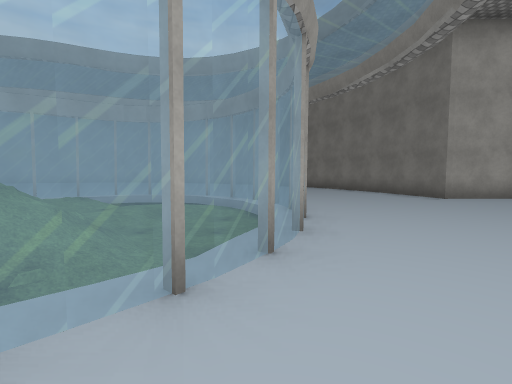
View 1 (above)

22 first-person views from a walk through a Unity game level. The camera is 1.4 m above the floor, tilts 4° down and sees 85° across. The floor is counted in squares, 2 m on a side. Each view is taken from the middle of a square. On the plan, view 1 faces up. The plan holds only what a view shows up to about 9 squares ahead; the rest is blank. The place goes on beyond the plan. The player is left out. Some surface patterns are stand-ins.

View 2
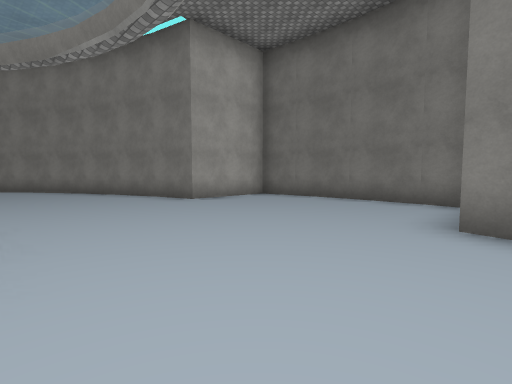

View 3
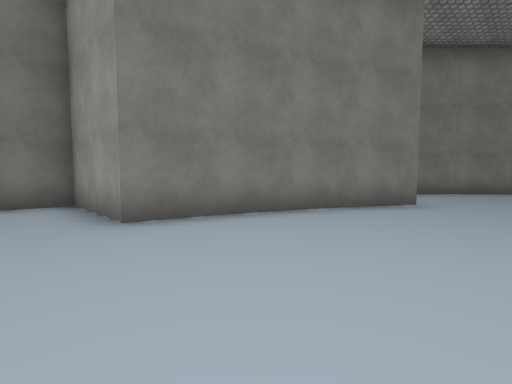

View 4
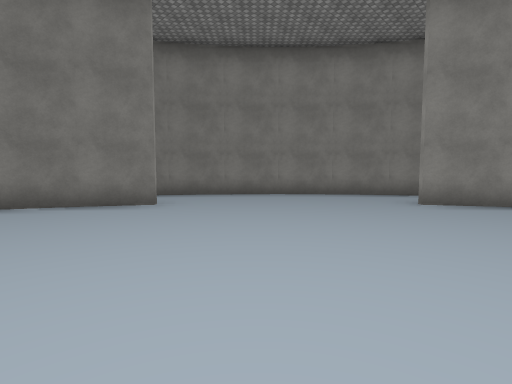

View 5
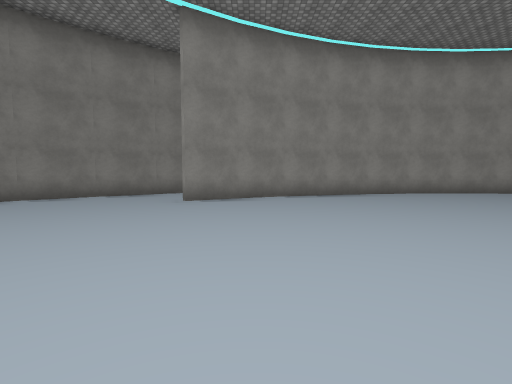

View 6
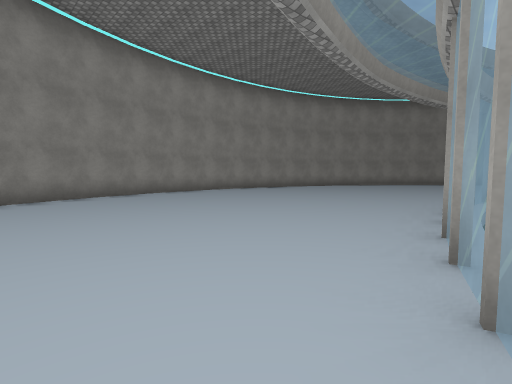

View 7
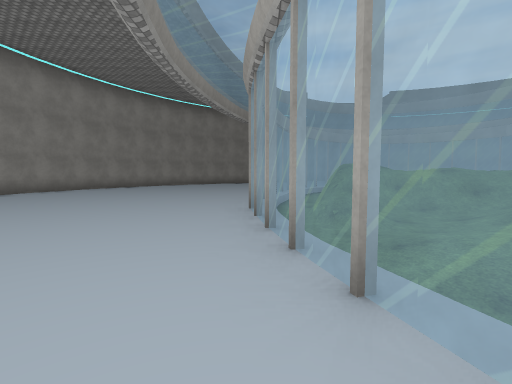

View 8
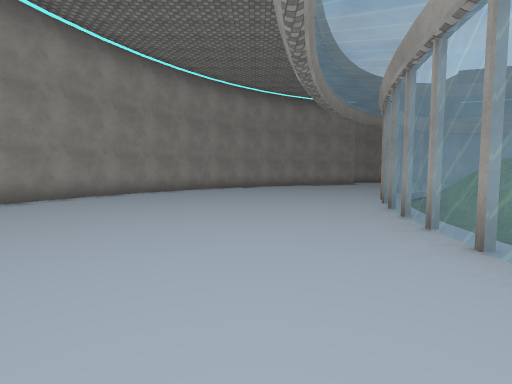

View 9
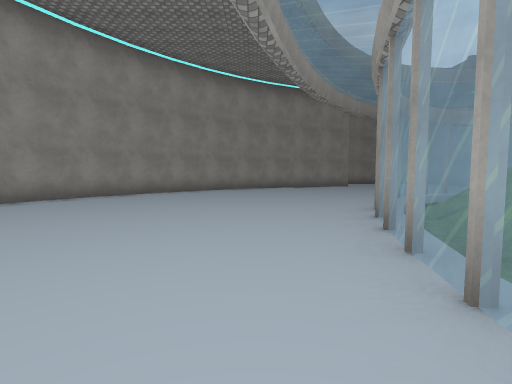

View 10
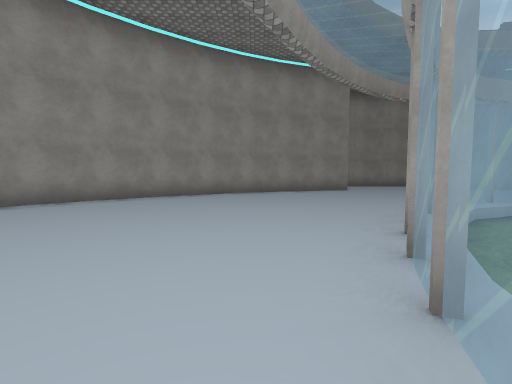

View 11
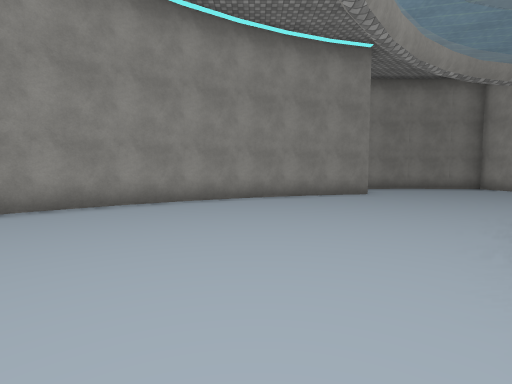

View 12
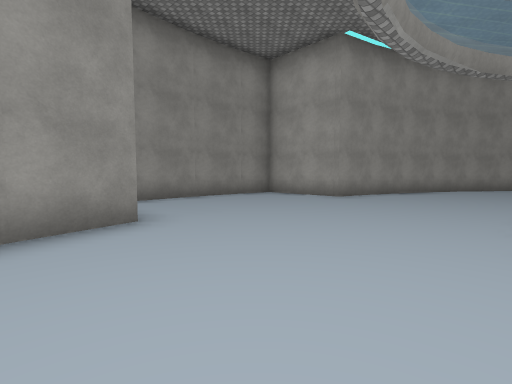

View 13
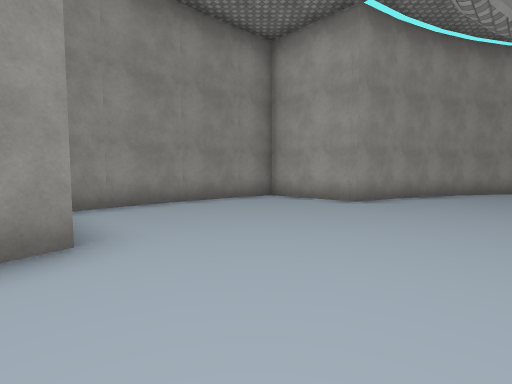

View 14
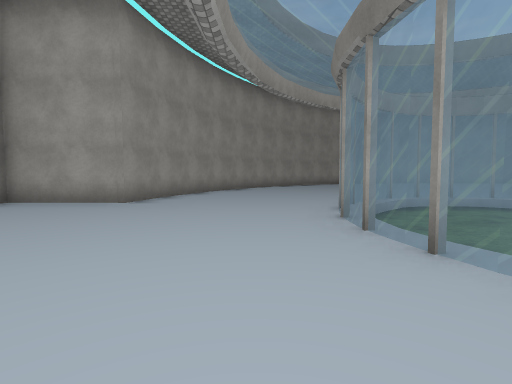

View 15
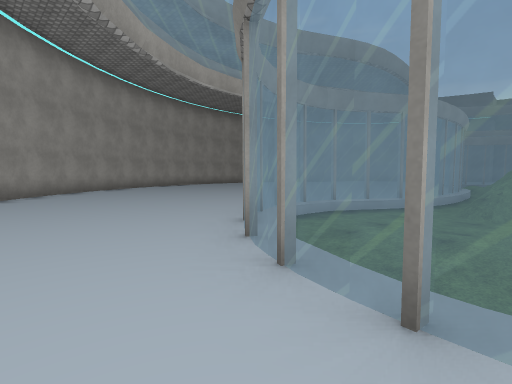

View 16
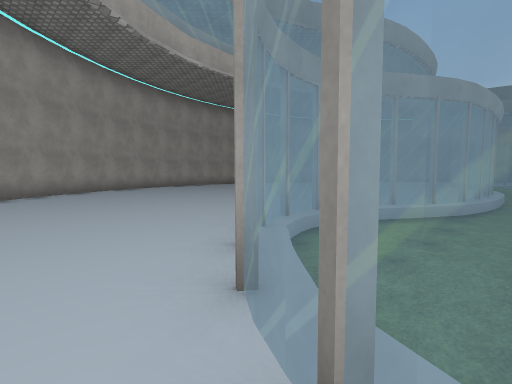

View 17
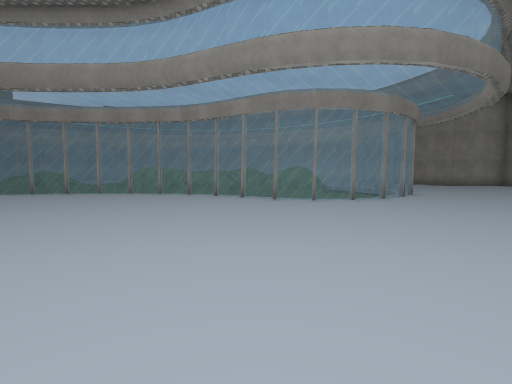

View 18
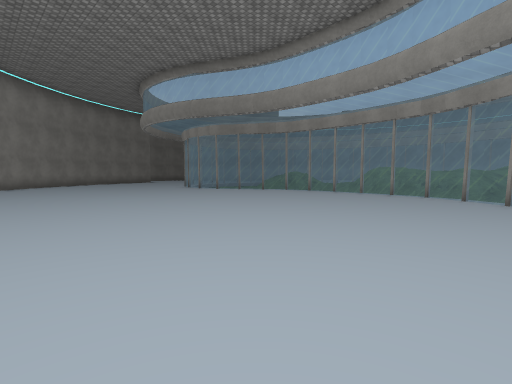

View 19
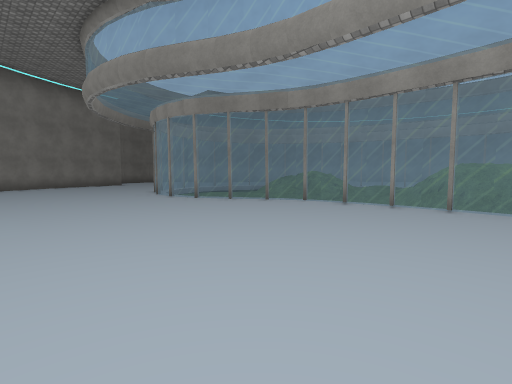

View 20
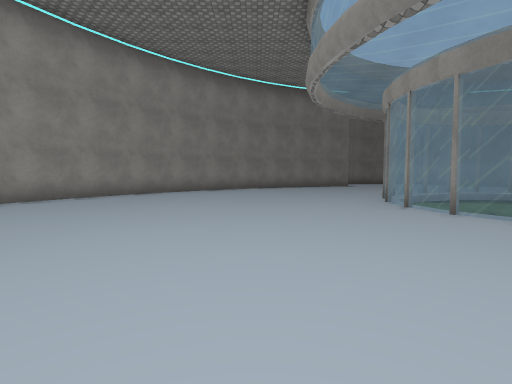

View 21
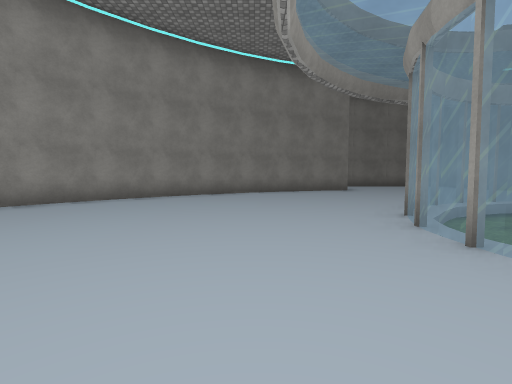

View 22
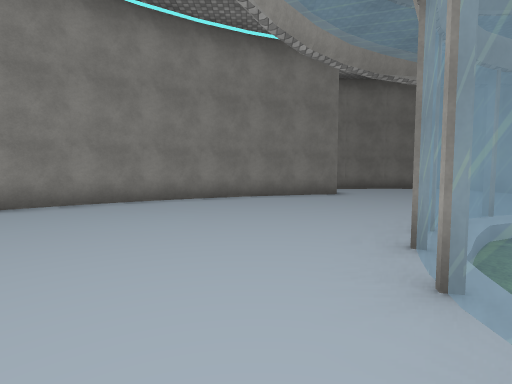

### Floor plan
Key: @ floor where view 1 was taken; # wall or solid block; . main floor; : floor 0.25 m higher than the main floor; - floor 0.25 m lower than the main floor; + floor 0.5 m higher than the main floor; _ floor 0.5 m lower than the main floor; * floor 0.75 m higher than the main floor; % floor 1 m higher than the main floor; & floor 1.25 m higher than the main floor; $ floor 1.5 m higher than the main floor; = window, fence, low wall or low ledge.
Columns run from 27 left of view 1 to 8 right of it. Each row starts with its distance up from view 1.
 18                         ###
 17         ##             ...##
 16        ##..  ..............##
 15       ##....................##
 14      ##......................##
 13     ##........................##
 12     #..........................#
 11    ##..........................##
 10    #............................#
  9    #.......=............=.......#
  8 ####.....==_==........==_==.....####
  7 #.......=_____========..---=.......#
  6 #.......=_-___.=###__#=_--_=.......#
  5 #.......=__.__*####.=#  -__=.......#
  4 #.......=_    &$&**:    =-_=.......#
  3 #.......=_    &$+-:     %:_=.......#
  2 #  #.....=:%  $*-_-.     -==....####
  1    #.....= -=##+___-.      .....#
  0    # ......====_.:-_.:     @... #
 -1     #........===____=== .......#
 -2     #...........====...........#
 -3     ##........................##
 -4      ##.........................
 -5       # .........................#
 -6          .......................##
 -7         ##.....................##
 -8          ##..............#....##
 -9           ### .. ..... ###...##
-10              ##     ###   ..##
-11                            ##

Where each view was taken, in squares from view 1:
view 1: 0 up, 0 right, facing up
view 2: 1 up, 1 right, facing up-right
view 3: 3 up, 1 right, facing down-right
view 4: 1 down, 3 left, facing down-right
view 5: 1 down, 3 left, facing down
view 6: 1 down, 3 left, facing down-left
view 7: 2 down, 4 left, facing left
view 8: 4 down, 8 left, facing left
view 9: 3 down, 10 left, facing left
view 10: 2 down, 13 left, facing left
view 11: 2 down, 15 left, facing left
view 12: 0 up, 20 left, facing up-left
view 13: 1 up, 21 left, facing up-left
view 14: 1 up, 21 left, facing up
view 15: 5 up, 21 left, facing up-right
view 16: 6 up, 20 left, facing up-right
view 17: 16 up, 14 left, facing down
view 18: 16 up, 14 left, facing down-right
view 19: 13 up, 11 left, facing down-right
view 20: 12 up, 9 left, facing right
view 21: 11 up, 6 left, facing right
view 22: 10 up, 4 left, facing right
